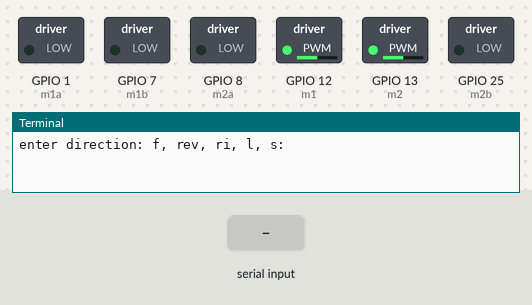
A program run on a simulated Raspberry Pi (BCM pin numbers). Shown: switched loads named in the program (green lamp = pin HIGH), the last lines printed to the terminal. Inputs (shaded band) come from the test bench.

Above: at 1.2 s.
1.3 s: "f" typed at the terminal, then Enter
At 2.3 s:
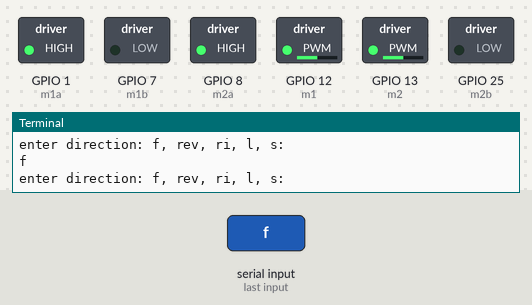
2.8 s: "rev" typed at the terminal, then Enter
At 3.4 s:
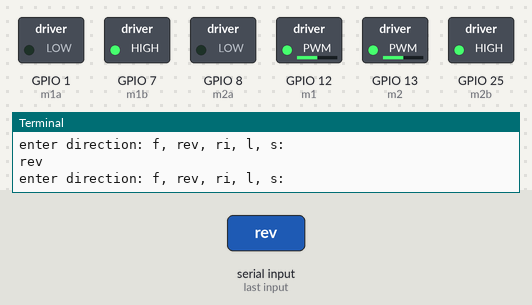
4.3 s: "ri" typed at the terminal, then Enter
At 4.6 s:
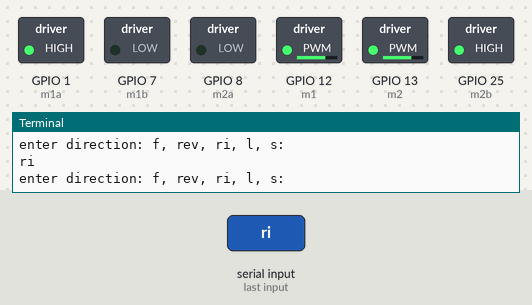
5.8 s: "l" typed at the terminal, then Enter
At 6.9 s:
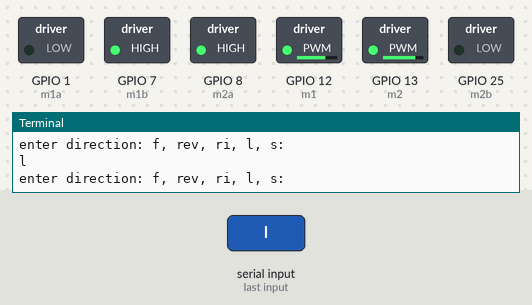
7.3 s: "1" typed at the terminal, then Enter
At 8.0 s:
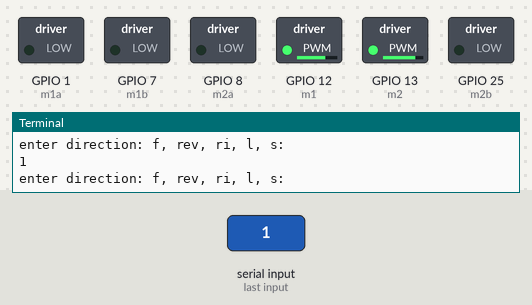
Timing chart, 0 to 9.8 s (numbered marks = the images above; inputs shaded):
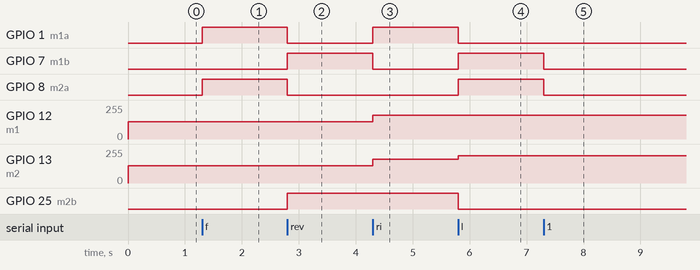

The program:

motorsTele.py
```python
import RPi.GPIO as gpio
import time as t

m1a = 1
m1b = 7
m1 = 12
m2a = 8
m2b = 25
m2 = 13


speed1 = 20
speed2 = 20

gpio.setmode(gpio.BCM)
gpio.setup(m1, gpio.OUT)
gpio.setup(m2, gpio.OUT)
gpio.setup(m1a, gpio.OUT)
gpio.setup(m1b, gpio.OUT)
gpio.setup(m2a, gpio.OUT)
gpio.setup(m2b, gpio.OUT)
p1 = gpio.PWM(m1, 1000)
p2 = gpio.PWM(m2, 1000)
p1.start(50)
p2.start(50)

#Motor 1 and 2 forward
def forward(secs = 60):
#     start = t.time()
#     while t.time()-start<secs:
        p1.ChangeDutyCycle(50)
        p2.ChangeDutyCycle(50)
        gpio.output(m1a, gpio.HIGH)
        gpio.output(m1b, gpio.LOW)
        gpio.output(m2a, gpio.HIGH)
        gpio.output(m2b, gpio.LOW)

def reverse(secs = 60):
#     start = time.time()
#     while time.time()-start<secs:
        p1.ChangeDutyCycle(50)
        p2.ChangeDutyCycle(50)
        gpio.output(m1a, gpio.LOW)
        gpio.output(m1b, gpio.HIGH)
        gpio.output(m2a, gpio.LOW)
        gpio.output(m2b, gpio.HIGH)

def right(secs = 60):
#     start = t.time()
#     while t.time()-start<secs:
        p1.ChangeDutyCycle(70)
        p2.ChangeDutyCycle(70)
        gpio.output(m1a, gpio.HIGH)
        gpio.output(m1b, gpio.LOW)
        gpio.output(m2a, gpio.LOW)
        gpio.output(m2b, gpio.HIGH)

def left(secs = 60):
#     start = t.time()
#     while t.time()-start<secs:
        p1.ChangeDutyCycle(70)
        p2.ChangeDutyCycle(80)
        gpio.output(m1a, gpio.LOW)
        gpio.output(m1b, gpio.HIGH)
        gpio.output(m2a, gpio.HIGH)
        gpio.output(m2b, gpio.LOW)

def stop():
    gpio.output(m1a, gpio.LOW)
    gpio.output(m1b, gpio.LOW)
    gpio.output(m2a, gpio.LOW)
    gpio.output(m2b, gpio.LOW)


while True:
    v = input("enter direction: f, rev, ri, l, s: ")
    if (v=='f'):
        forward()
    elif (v=="rev"):
        reverse()
    elif (v=="ri"):
        right()
    elif (v=='l'):
        left()
    else:
        stop()
```

Measured:
- after the input at 1.3 s, GPIO 1 (m1a), GPIO 8 (m2a): LOW → HIGH at once
- after the input at 2.8 s, GPIO 1 (m1a), GPIO 8 (m2a): HIGH → LOW at once; GPIO 7 (m1b), GPIO 25 (m2b): LOW → HIGH at once
- after the input at 4.3 s, GPIO 1 (m1a): LOW → HIGH at once; GPIO 7 (m1b): HIGH → LOW at once; GPIO 12 (m1), GPIO 13 (m2): 128/255 → 179/255 at once
- after the input at 5.8 s, GPIO 1 (m1a), GPIO 25 (m2b): HIGH → LOW at once; GPIO 7 (m1b), GPIO 8 (m2a): LOW → HIGH at once; GPIO 13 (m2): 179/255 → 204/255 at once
- after the input at 7.3 s, GPIO 7 (m1b), GPIO 8 (m2a): HIGH → LOW at once
